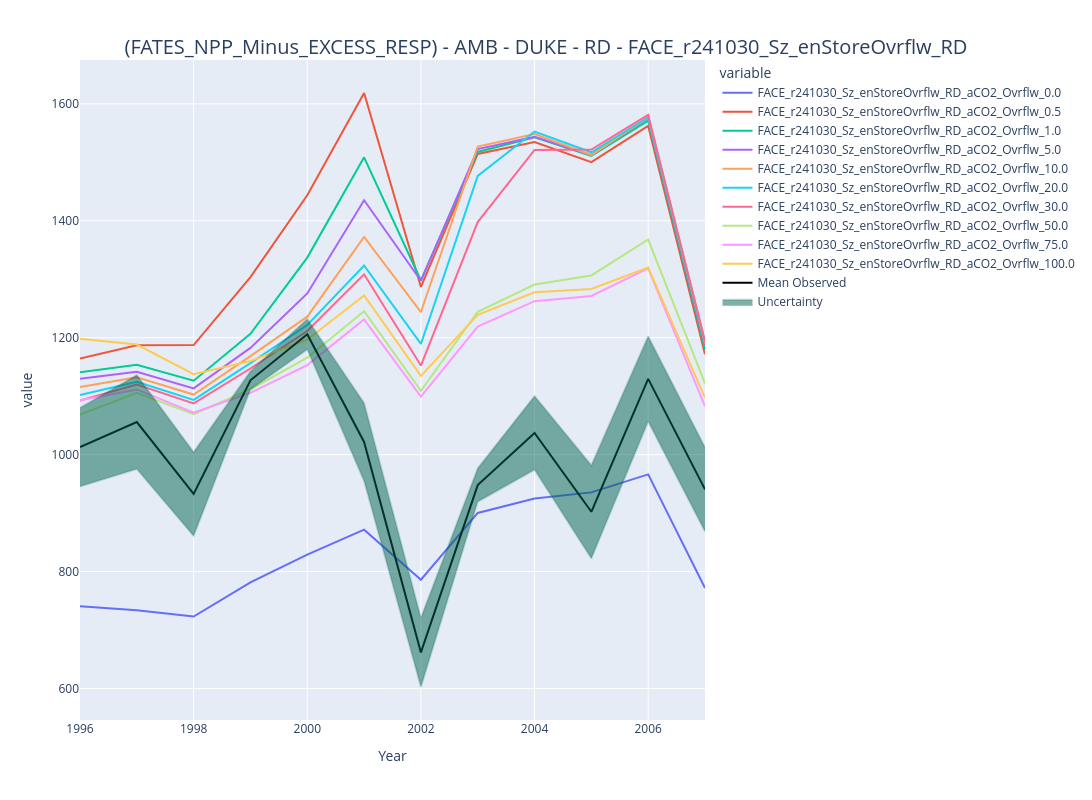
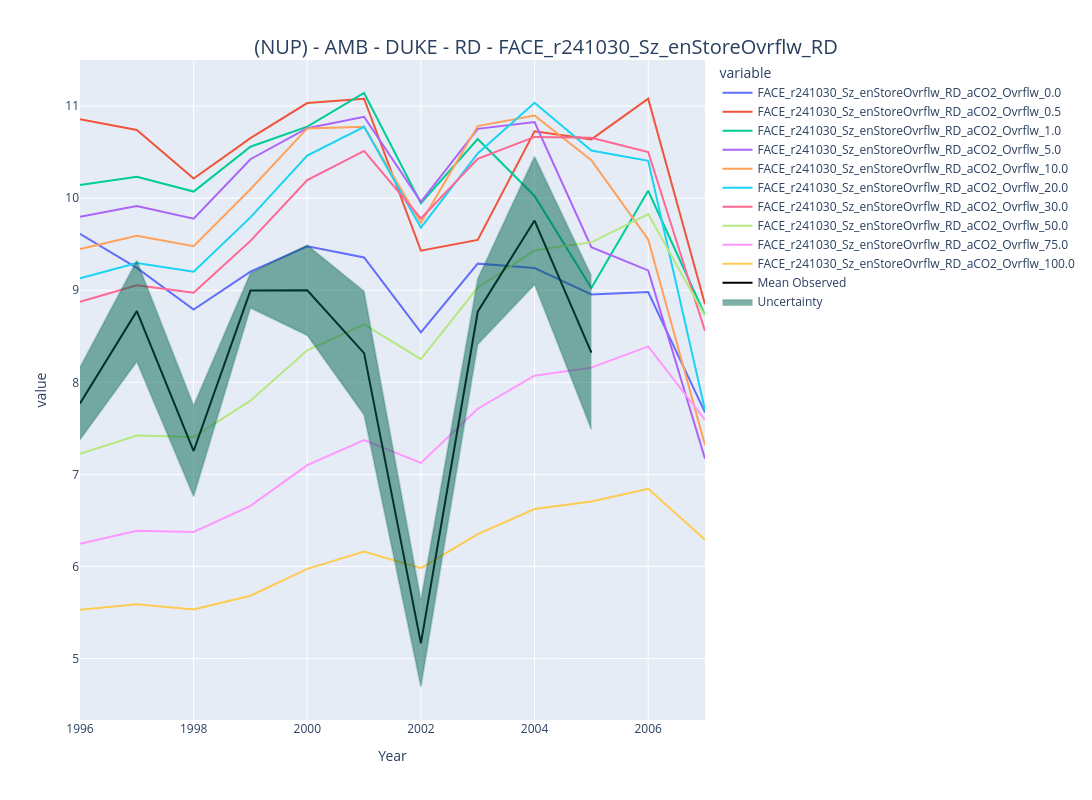

Here is the notebook cell these charts were saved with, in order:
### Code cell
import plotly.graph_objects as go
from plotly.subplots import make_subplots
import plotly.express as px




if plotly_plots in ["yes", "y", "YES", "Y"]:
    for site in sites_o:
        print(site)
        for var in vars:
            print (var)
            for fn in fns:
                df_tmp = dict_plotly[site][co2_case][fn][var].copy(deep=True)
                # Replace the last number after "_" with the corresponding value from new_values
                new_columns = [col.rsplit('_', 1)[0] + f'_{formatted_list[i]}' for i, col in enumerate(df_tmp.columns[:-1])]
                new_columns.append('Year')
                df_tmp.columns = new_columns
                
                #df_tmp = dict_df[site][var].copy(deep=True)
                if var == "FATES_NPP_Minus_EXCESS_RESP":
                    var_tmp = "NPP"
                elif var == "FATES_NPP":
                    var_tmp = "NPP"
                else:
                    var_tmp = var

                fig = px.line(df_tmp[:], x="Year", y=df_tmp.columns,
                  hover_data={"Year": "%Y"},)
                fig.add_scatter(x=np.array(dict_obs_ax[site][co2_case]["YEAR"].values, dtype=int), 
                            y=dict_obs_ax[site][co2_case][var_tmp].values, 
                            mode='lines', 
                            name='Mean Observed', line=dict(color='black', width=2))
            
                # Add a filled polygon (e.g., for uncertainty)
                # Example: creating upper and lower bounds
                lower_bound = dict_obs_ax[site][co2_case][var_tmp].values - dict_obs_ase[site][co2_case][var_tmp].values
                upper_bound = dict_obs_ax[site][co2_case][var_tmp].values + dict_obs_ase[site][co2_case][var_tmp].values

                # Fill between the lower and upper bounds
                fig.add_traces([
                    go.Scatter(
                    x=df_tmp['Year'], y=upper_bound, 
                    fill=None, mode='lines', line=dict(color='rgba(0,100,80,0.2)'), 
                    showlegend=False
                ),
                go.Scatter(
                    x=df_tmp['Year'], y=lower_bound, 
                    fill='tonexty', mode='lines', line=dict(color='rgba(0,100,80,0.2)'), 
                    name='Uncertainty'
                )
            ])
            
            
                # Update layout with a custom title
                fig.update_layout(
                title={
                    'text': f" ({var}) - {co2_case} - {site} - {fn} - {case_id} ",
                    'y': 0.95,  # Position title slightly above the plot
                    'x': 0.5,  # Center the title horizontally
                    'xanchor': 'center',
                    'yanchor': 'top'
                },
                title_font=dict(size=20),  # Adjust the font size of the title
                width=1200, height=800  # Adjust width and height as needed
            )

                # Save the plot as an HTML file
                path_html_save = "/Users/ud4/repos/GitHub/FATESFACE/Plume_Plots/HTML_plots"
                #fig.write_html(f"{path_html_save}/{var}_{site}_{fn}_{co2_case}_minC{min_checks}_line_plot.html")

                print (f"{var}_{site}_{fn}_{co2_case}_{case_id}_line_plot.html")

                # Show the plot
                fig.show()

### Figure 1 — Plotly figure (JSON) as saved in the notebook; plotly's stock layout.template omitted (floating-point values rounded to 4 significant figures)
{"data": [{"hovertemplate": "variable=FACE_r241030_Sz_enStoreOvrflw_RD_aCO2_Ovrflw_0.0<br>Year=%{x%Y}<br>value=%{y}<extra></extra>", "legendgroup": "FACE_r241030_Sz_enStoreOvrflw_RD_aCO2_Ovrflw_0.0", "line": {"color": "#636efa", "dash": "solid"}, "marker": {"symbol": "circle"}, "mode": "lines", "name": "FACE_r241030_Sz_enStoreOvrflw_RD_aCO2_Ovrflw_0.0", "orientation": "v", "showlegend": true, "type": "scatter", "x": [1996, 1997, 1998, 1999, 2000, 2001, 2002, 2003, 2004, 2005, 2006, 2007], "xaxis": "x", "y": [740.5, 733.8, 723.0, 781.4, 829.0, 871.6, 785.9, 900.2, 925.0, 935.4, 966.2, 771.7], "yaxis": "y"}, {"hovertemplate": "variable=FACE_r241030_Sz_enStoreOvrflw_RD_aCO2_Ovrflw_0.5<br>Year=%{x%Y}<br>value=%{y}<extra></extra>", "legendgroup": "FACE_r241030_Sz_enStoreOvrflw_RD_aCO2_Ovrflw_0.5", "line": {"color": "#EF553B", "dash": "solid"}, "marker": {"symbol": "circle"}, "mode": "lines", "name": "FACE_r241030_Sz_enStoreOvrflw_RD_aCO2_Ovrflw_0.5", "orientation": "v", "showlegend": true, "type": "scatter", "x": [1996, 1997, 1998, 1999, 2000, 2001, 2002, 2003, 2004, 2005, 2006, 2007], "xaxis": "x", "y": [1164.0, 1187.0, 1187.0, 1304.0, 1444.0, 1619.0, 1287.0, 1514.0, 1535.0, 1500.0, 1562.0, 1172.0], "yaxis": "y"}, {"hovertemplate": "variable=FACE_r241030_Sz_enStoreOvrflw_RD_aCO2_Ovrflw_1.0<br>Year=%{x%Y}<br>value=%{y}<extra></extra>", "legendgroup": "FACE_r241030_Sz_enStoreOvrflw_RD_aCO2_Ovrflw_1.0", "line": {"color": "#00cc96", "dash": "solid"}, "marker": {"symbol": "circle"}, "mode": "lines", "name": "FACE_r241030_Sz_enStoreOvrflw_RD_aCO2_Ovrflw_1.0", "orientation": "v", "showlegend": true, "type": "scatter", "x": [1996, 1997, 1998, 1999, 2000, 2001, 2002, 2003, 2004, 2005, 2006, 2007], "xaxis": "x", "y": [1141.0, 1154.0, 1126.0, 1207.0, 1337.0, 1509.0, 1298.0, 1518.0, 1543.0, 1511.0, 1572.0, 1180.0], "yaxis": "y"}, {"hovertemplate": "variable=FACE_r241030_Sz_enStoreOvrflw_RD_aCO2_Ovrflw_5.0<br>Year=%{x%Y}<br>value=%{y}<extra></extra>", "legendgroup": "FACE_r241030_Sz_enStoreOvrflw_RD_aCO2_Ovrflw_5.0", "line": {"color": "#ab63fa", "dash": "solid"}, "marker": {"symbol": "circle"}, "mode": "lines", "name": "FACE_r241030_Sz_enStoreOvrflw_RD_aCO2_Ovrflw_5.0", "orientation": "v", "showlegend": true, "type": "scatter", "x": [1996, 1997, 1998, 1999, 2000, 2001, 2002, 2003, 2004, 2005, 2006, 2007], "xaxis": "x", "y": [1130.0, 1142.0, 1113.0, 1183.0, 1276.0, 1435.0, 1297.0, 1523.0, 1544.0, 1513.0, 1576.0, 1188.0], "yaxis": "y"}, {"hovertemplate": "variable=FACE_r241030_Sz_enStoreOvrflw_RD_aCO2_Ovrflw_10.0<br>Year=%{x%Y}<br>value=%{y}<extra></extra>", "legendgroup": "FACE_r241030_Sz_enStoreOvrflw_RD_aCO2_Ovrflw_10.0", "line": {"color": "#FFA15A", "dash": "solid"}, "marker": {"symbol": "circle"}, "mode": "lines", "name": "FACE_r241030_Sz_enStoreOvrflw_RD_aCO2_Ovrflw_10.0", "orientation": "v", "showlegend": true, "type": "scatter", "x": [1996, 1997, 1998, 1999, 2000, 2001, 2002, 2003, 2004, 2005, 2006, 2007], "xaxis": "x", "y": [1116.0, 1133.0, 1103.0, 1169.0, 1236.0, 1373.0, 1244.0, 1527.0, 1549.0, 1513.0, 1577.0, 1191.0], "yaxis": "y"}, {"hovertemplate": "variable=FACE_r241030_Sz_enStoreOvrflw_RD_aCO2_Ovrflw_20.0<br>Year=%{x%Y}<br>value=%{y}<extra></extra>", "legendgroup": "FACE_r241030_Sz_enStoreOvrflw_RD_aCO2_Ovrflw_20.0", "line": {"color": "#19d3f3", "dash": "solid"}, "marker": {"symbol": "circle"}, "mode": "lines", "name": "FACE_r241030_Sz_enStoreOvrflw_RD_aCO2_Ovrflw_20.0", "orientation": "v", "showlegend": true, "type": "scatter", "x": [1996, 1997, 1998, 1999, 2000, 2001, 2002, 2003, 2004, 2005, 2006, 2007], "xaxis": "x", "y": [1102.0, 1125.0, 1094.0, 1156.0, 1222.0, 1324.0, 1189.0, 1477.0, 1553.0, 1517.0, 1577.0, 1193.0], "yaxis": "y"}, {"hovertemplate": "variable=FACE_r241030_Sz_enStoreOvrflw_RD_aCO2_Ovrflw_30.0<br>Year=%{x%Y}<br>value=%{y}<extra></extra>", "legendgroup": "FACE_r241030_Sz_enStoreOvrflw_RD_aCO2_Ovrflw_30.0", "line": {"color": "#FF6692", "dash": "solid"}, "marker": {"symbol": "circle"}, "mode": "lines", "name": "FACE_r241030_Sz_enStoreOvrflw_RD_aCO2_Ovrflw_30.0", "orientation": "v", "showlegend": true, "type": "scatter", "x": [1996, 1997, 1998, 1999, 2000, 2001, 2002, 2003, 2004, 2005, 2006, 2007], "xaxis": "x", "y": [1092.0, 1120.0, 1088.0, 1147.0, 1211.0, 1309.0, 1152.0, 1398.0, 1521.0, 1522.0, 1581.0, 1194.0], "yaxis": "y"}, {"hovertemplate": "variable=FACE_r241030_Sz_enStoreOvrflw_RD_aCO2_Ovrflw_50.0<br>Year=%{x%Y}<br>value=%{y}<extra></extra>", "legendgroup": "FACE_r241030_Sz_enStoreOvrflw_RD_aCO2_Ovrflw_50.0", "line": {"color": "#B6E880", "dash": "solid"}, "marker": {"symbol": "circle"}, "mode": "lines", "name": "FACE_r241030_Sz_enStoreOvrflw_RD_aCO2_Ovrflw_50.0", "orientation": "v", "showlegend": true, "type": "scatter", "x": [1996, 1997, 1998, 1999, 2000, 2001, 2002, 2003, 2004, 2005, 2006, 2007], "xaxis": "x", "y": [1068.0, 1106.0, 1069.0, 1112.0, 1166.0, 1245.0, 1109.0, 1244.0, 1291.0, 1307.0, 1368.0, 1122.0], "yaxis": "y"}, {"hovertemplate": "variable=FACE_r241030_Sz_enStoreOvrflw_RD_aCO2_Ovrflw_75.0<br>Year=%{x%Y}<br>value=%{y}<extra></extra>", "legendgroup": "FACE_r241030_Sz_enStoreOvrflw_RD_aCO2_Ovrflw_75.0", "line": {"color": "#FF97FF", "dash": "solid"}, "marker": {"symbol": "circle"}, "mode": "lines", "name": "FACE_r241030_Sz_enStoreOvrflw_RD_aCO2_Ovrflw_75.0", "orientation": "v", "showlegend": true, "type": "scatter", "x": [1996, 1997, 1998, 1999, 2000, 2001, 2002, 2003, 2004, 2005, 2006, 2007], "xaxis": "x", "y": [1093.0, 1112.0, 1072.0, 1106.0, 1153.0, 1231.0, 1099.0, 1219.0, 1263.0, 1272.0, 1319.0, 1083.0], "yaxis": "y"}, {"hovertemplate": "variable=FACE_r241030_Sz_enStoreOvrflw_RD_aCO2_Ovrflw_100.0<br>Year=%{x%Y}<br>value=%{y}<extra></extra>", "legendgroup": "FACE_r241030_Sz_enStoreOvrflw_RD_aCO2_Ovrflw_100.0", "line": {"color": "#FECB52", "dash": "solid"}, "marker": {"symbol": "circle"}, "mode": "lines", "name": "FACE_r241030_Sz_enStoreOvrflw_RD_aCO2_Ovrflw_100.0", "orientation": "v", "showlegend": true, "type": "scatter", "x": [1996, 1997, 1998, 1999, 2000, 2001, 2002, 2003, 2004, 2005, 2006, 2007], "xaxis": "x", "y": [1198.0, 1188.0, 1138.0, 1160.0, 1197.0, 1273.0, 1135.0, 1239.0, 1278.0, 1283.0, 1320.0, 1097.0], "yaxis": "y"}, {"line": {"color": "black", "width": 2}, "mode": "lines", "name": "Mean Observed", "type": "scatter", "x": [1996, 1997, 1998, 1999, 2000, 2001, 2002, 2003, 2004, 2005, 2006, 2007], "y": [1013.0, 1056.0, 932.7, 1127.0, 1206.0, 1022.0, 661.6, 947.9, 1037.0, 902.2, 1130.0, 940.5]}, {"line": {"color": "rgba(0,100,80,0.2)"}, "mode": "lines", "showlegend": false, "type": "scatter", "x": [1996, 1997, 1998, 1999, 2000, 2001, 2002, 2003, 2004, 2005, 2006, 2007], "y": [1080.0, 1136.0, 1004.0, 1143.0, 1232.0, 1088.0, 720.9, 976.5, 1100.0, 982.0, 1203.0, 1012.0]}, {"fill": "tonexty", "line": {"color": "rgba(0,100,80,0.2)"}, "mode": "lines", "name": "Uncertainty", "type": "scatter", "x": [1996, 1997, 1998, 1999, 2000, 2001, 2002, 2003, 2004, 2005, 2006, 2007], "y": [945.4, 975.2, 860.9, 1111.0, 1180.0, 954.8, 602.4, 919.3, 973.9, 822.4, 1057.0, 868.5]}], "layout": {"height": 800, "legend": {"title": {"text": "variable"}, "tracegroupgap": 0}, "margin": {"t": 60}, "title": {"font": {"size": 20}, "text": " (FATES_NPP_Minus_EXCESS_RESP) - AMB - DUKE - RD - FACE_r241030_Sz_enStoreOvrflw_RD ", "x": 0.5, "xanchor": "center", "y": 0.95, "yanchor": "top"}, "width": 1200, "xaxis": {"anchor": "y", "autorange": true, "domain": [0, 1], "range": [1996, 2007], "title": {"text": "Year"}, "type": "linear"}, "yaxis": {"anchor": "x", "autorange": true, "domain": [0, 1], "range": [546.0, 1675.0], "title": {"text": "value"}, "type": "linear"}}}

### Figure 2 — Plotly figure (JSON) as saved in the notebook; plotly's stock layout.template omitted (floating-point values rounded to 4 significant figures)
{"data": [{"hovertemplate": "variable=FACE_r241030_Sz_enStoreOvrflw_RD_aCO2_Ovrflw_0.0<br>Year=%{x%Y}<br>value=%{y}<extra></extra>", "legendgroup": "FACE_r241030_Sz_enStoreOvrflw_RD_aCO2_Ovrflw_0.0", "line": {"color": "#636efa", "dash": "solid"}, "marker": {"symbol": "circle"}, "mode": "lines", "name": "FACE_r241030_Sz_enStoreOvrflw_RD_aCO2_Ovrflw_0.0", "orientation": "v", "showlegend": true, "type": "scatter", "x": [1996, 1997, 1998, 1999, 2000, 2001, 2002, 2003, 2004, 2005, 2006, 2007], "xaxis": "x", "y": [9.614, 9.243, 8.79, 9.202, 9.478, 9.356, 8.543, 9.289, 9.242, 8.954, 8.98, 7.673], "yaxis": "y"}, {"hovertemplate": "variable=FACE_r241030_Sz_enStoreOvrflw_RD_aCO2_Ovrflw_0.5<br>Year=%{x%Y}<br>value=%{y}<extra></extra>", "legendgroup": "FACE_r241030_Sz_enStoreOvrflw_RD_aCO2_Ovrflw_0.5", "line": {"color": "#EF553B", "dash": "solid"}, "marker": {"symbol": "circle"}, "mode": "lines", "name": "FACE_r241030_Sz_enStoreOvrflw_RD_aCO2_Ovrflw_0.5", "orientation": "v", "showlegend": true, "type": "scatter", "x": [1996, 1997, 1998, 1999, 2000, 2001, 2002, 2003, 2004, 2005, 2006, 2007], "xaxis": "x", "y": [10.86, 10.74, 10.21, 10.65, 11.03, 11.08, 9.43, 9.547, 10.73, 10.64, 11.08, 8.848], "yaxis": "y"}, {"hovertemplate": "variable=FACE_r241030_Sz_enStoreOvrflw_RD_aCO2_Ovrflw_1.0<br>Year=%{x%Y}<br>value=%{y}<extra></extra>", "legendgroup": "FACE_r241030_Sz_enStoreOvrflw_RD_aCO2_Ovrflw_1.0", "line": {"color": "#00cc96", "dash": "solid"}, "marker": {"symbol": "circle"}, "mode": "lines", "name": "FACE_r241030_Sz_enStoreOvrflw_RD_aCO2_Ovrflw_1.0", "orientation": "v", "showlegend": true, "type": "scatter", "x": [1996, 1997, 1998, 1999, 2000, 2001, 2002, 2003, 2004, 2005, 2006, 2007], "xaxis": "x", "y": [10.14, 10.23, 10.07, 10.56, 10.78, 11.14, 9.945, 10.64, 10.02, 9.024, 10.08, 8.731], "yaxis": "y"}, {"hovertemplate": "variable=FACE_r241030_Sz_enStoreOvrflw_RD_aCO2_Ovrflw_5.0<br>Year=%{x%Y}<br>value=%{y}<extra></extra>", "legendgroup": "FACE_r241030_Sz_enStoreOvrflw_RD_aCO2_Ovrflw_5.0", "line": {"color": "#ab63fa", "dash": "solid"}, "marker": {"symbol": "circle"}, "mode": "lines", "name": "FACE_r241030_Sz_enStoreOvrflw_RD_aCO2_Ovrflw_5.0", "orientation": "v", "showlegend": true, "type": "scatter", "x": [1996, 1997, 1998, 1999, 2000, 2001, 2002, 2003, 2004, 2005, 2006, 2007], "xaxis": "x", "y": [9.797, 9.915, 9.778, 10.42, 10.76, 10.88, 9.96, 10.75, 10.83, 9.467, 9.215, 7.17], "yaxis": "y"}, {"hovertemplate": "variable=FACE_r241030_Sz_enStoreOvrflw_RD_aCO2_Ovrflw_10.0<br>Year=%{x%Y}<br>value=%{y}<extra></extra>", "legendgroup": "FACE_r241030_Sz_enStoreOvrflw_RD_aCO2_Ovrflw_10.0", "line": {"color": "#FFA15A", "dash": "solid"}, "marker": {"symbol": "circle"}, "mode": "lines", "name": "FACE_r241030_Sz_enStoreOvrflw_RD_aCO2_Ovrflw_10.0", "orientation": "v", "showlegend": true, "type": "scatter", "x": [1996, 1997, 1998, 1999, 2000, 2001, 2002, 2003, 2004, 2005, 2006, 2007], "xaxis": "x", "y": [9.447, 9.591, 9.478, 10.1, 10.76, 10.78, 9.734, 10.78, 10.9, 10.41, 9.552, 7.319], "yaxis": "y"}, {"hovertemplate": "variable=FACE_r241030_Sz_enStoreOvrflw_RD_aCO2_Ovrflw_20.0<br>Year=%{x%Y}<br>value=%{y}<extra></extra>", "legendgroup": "FACE_r241030_Sz_enStoreOvrflw_RD_aCO2_Ovrflw_20.0", "line": {"color": "#19d3f3", "dash": "solid"}, "marker": {"symbol": "circle"}, "mode": "lines", "name": "FACE_r241030_Sz_enStoreOvrflw_RD_aCO2_Ovrflw_20.0", "orientation": "v", "showlegend": true, "type": "scatter", "x": [1996, 1997, 1998, 1999, 2000, 2001, 2002, 2003, 2004, 2005, 2006, 2007], "xaxis": "x", "y": [9.13, 9.296, 9.202, 9.791, 10.46, 10.78, 9.679, 10.49, 11.04, 10.52, 10.41, 7.7], "yaxis": "y"}, {"hovertemplate": "variable=FACE_r241030_Sz_enStoreOvrflw_RD_aCO2_Ovrflw_30.0<br>Year=%{x%Y}<br>value=%{y}<extra></extra>", "legendgroup": "FACE_r241030_Sz_enStoreOvrflw_RD_aCO2_Ovrflw_30.0", "line": {"color": "#FF6692", "dash": "solid"}, "marker": {"symbol": "circle"}, "mode": "lines", "name": "FACE_r241030_Sz_enStoreOvrflw_RD_aCO2_Ovrflw_30.0", "orientation": "v", "showlegend": true, "type": "scatter", "x": [1996, 1997, 1998, 1999, 2000, 2001, 2002, 2003, 2004, 2005, 2006, 2007], "xaxis": "x", "y": [8.875, 9.054, 8.973, 9.536, 10.2, 10.51, 9.78, 10.43, 10.67, 10.66, 10.5, 8.558], "yaxis": "y"}, {"hovertemplate": "variable=FACE_r241030_Sz_enStoreOvrflw_RD_aCO2_Ovrflw_50.0<br>Year=%{x%Y}<br>value=%{y}<extra></extra>", "legendgroup": "FACE_r241030_Sz_enStoreOvrflw_RD_aCO2_Ovrflw_50.0", "line": {"color": "#B6E880", "dash": "solid"}, "marker": {"symbol": "circle"}, "mode": "lines", "name": "FACE_r241030_Sz_enStoreOvrflw_RD_aCO2_Ovrflw_50.0", "orientation": "v", "showlegend": true, "type": "scatter", "x": [1996, 1997, 1998, 1999, 2000, 2001, 2002, 2003, 2004, 2005, 2006, 2007], "xaxis": "x", "y": [7.222, 7.422, 7.405, 7.8, 8.347, 8.63, 8.251, 9.029, 9.433, 9.521, 9.828, 8.722], "yaxis": "y"}, {"hovertemplate": "variable=FACE_r241030_Sz_enStoreOvrflw_RD_aCO2_Ovrflw_75.0<br>Year=%{x%Y}<br>value=%{y}<extra></extra>", "legendgroup": "FACE_r241030_Sz_enStoreOvrflw_RD_aCO2_Ovrflw_75.0", "line": {"color": "#FF97FF", "dash": "solid"}, "marker": {"symbol": "circle"}, "mode": "lines", "name": "FACE_r241030_Sz_enStoreOvrflw_RD_aCO2_Ovrflw_75.0", "orientation": "v", "showlegend": true, "type": "scatter", "x": [1996, 1997, 1998, 1999, 2000, 2001, 2002, 2003, 2004, 2005, 2006, 2007], "xaxis": "x", "y": [6.245, 6.386, 6.374, 6.658, 7.1, 7.372, 7.125, 7.713, 8.072, 8.159, 8.39, 7.593], "yaxis": "y"}, {"hovertemplate": "variable=FACE_r241030_Sz_enStoreOvrflw_RD_aCO2_Ovrflw_100.0<br>Year=%{x%Y}<br>value=%{y}<extra></extra>", "legendgroup": "FACE_r241030_Sz_enStoreOvrflw_RD_aCO2_Ovrflw_100.0", "line": {"color": "#FECB52", "dash": "solid"}, "marker": {"symbol": "circle"}, "mode": "lines", "name": "FACE_r241030_Sz_enStoreOvrflw_RD_aCO2_Ovrflw_100.0", "orientation": "v", "showlegend": true, "type": "scatter", "x": [1996, 1997, 1998, 1999, 2000, 2001, 2002, 2003, 2004, 2005, 2006, 2007], "xaxis": "x", "y": [5.53, 5.59, 5.531, 5.682, 5.973, 6.161, 5.982, 6.351, 6.624, 6.706, 6.843, 6.291], "yaxis": "y"}, {"line": {"color": "black", "width": 2}, "mode": "lines", "name": "Mean Observed", "type": "scatter", "x": [1996, 1997, 1998, 1999, 2000, 2001, 2002, 2003, 2004, 2005, 2006, 2007], "y": [7.77, 8.773, 7.253, 8.997, 9, 8.317, 5.163, 8.767, 9.757, 8.323, null, null]}, {"line": {"color": "rgba(0,100,80,0.2)"}, "mode": "lines", "showlegend": false, "type": "scatter", "x": [1996, 1997, 1998, 1999, 2000, 2001, 2002, 2003, 2004, 2005, 2006, 2007], "y": [8.164, 9.322, 7.748, 9.186, 9.49, 8.989, 5.637, 9.124, 10.45, 9.158, null, null]}, {"fill": "tonexty", "line": {"color": "rgba(0,100,80,0.2)"}, "mode": "lines", "name": "Uncertainty", "type": "scatter", "x": [1996, 1997, 1998, 1999, 2000, 2001, 2002, 2003, 2004, 2005, 2006, 2007], "y": [7.376, 8.224, 6.758, 8.807, 8.51, 7.644, 4.69, 8.41, 9.06, 7.489, null, null]}], "layout": {"height": 800, "legend": {"title": {"text": "variable"}, "tracegroupgap": 0}, "margin": {"t": 60}, "title": {"font": {"size": 20}, "text": " (NUP) - AMB - DUKE - RD - FACE_r241030_Sz_enStoreOvrflw_RD ", "x": 0.5, "xanchor": "center", "y": 0.95, "yanchor": "top"}, "width": 1200, "xaxis": {"anchor": "y", "autorange": true, "domain": [0, 1], "range": [1996, 2007], "title": {"text": "Year"}, "type": "linear"}, "yaxis": {"anchor": "x", "autorange": true, "domain": [0, 1], "range": [4.331, 11.5], "title": {"text": "value"}, "type": "linear"}}}
